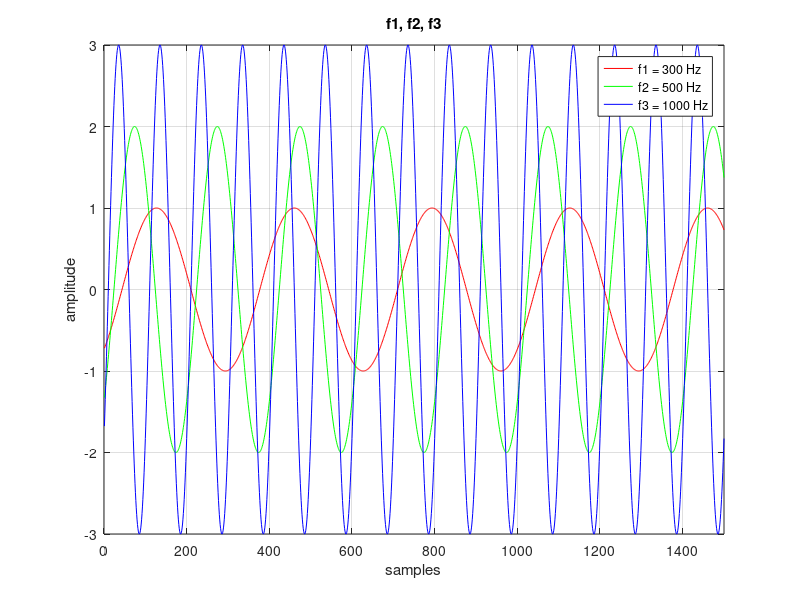
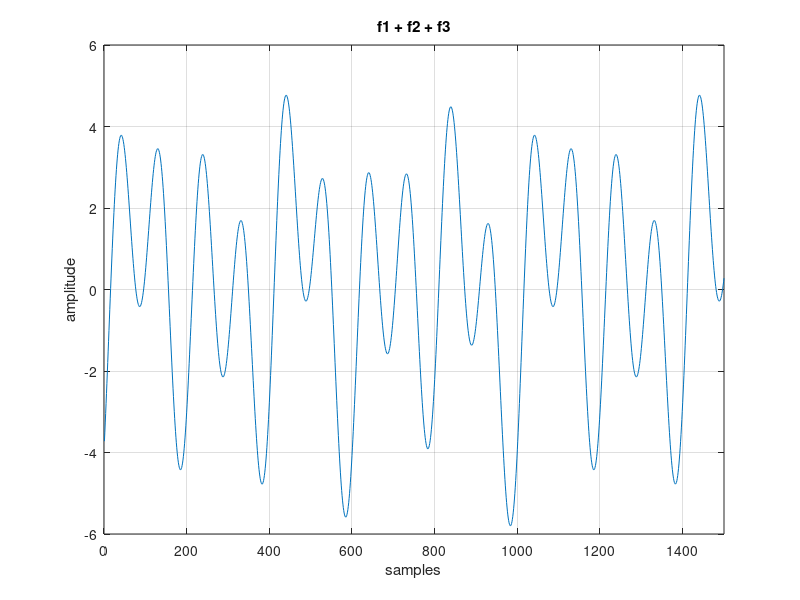
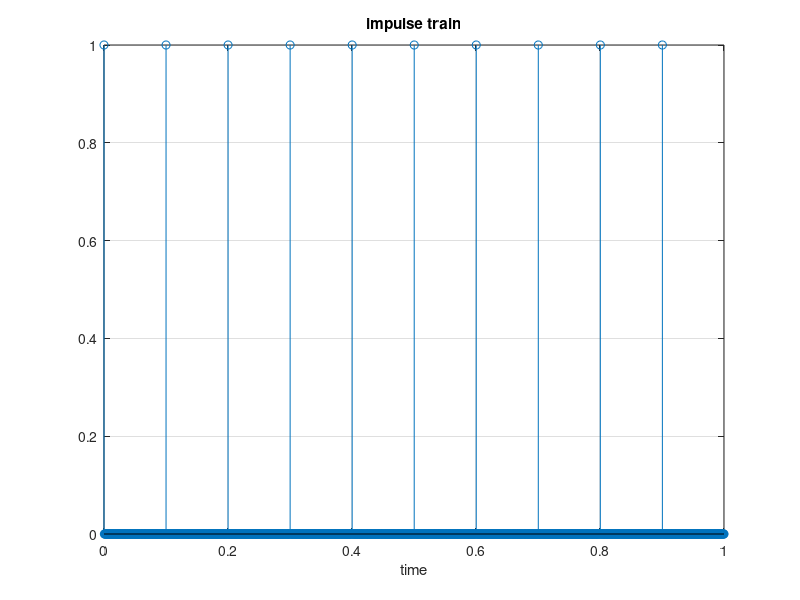
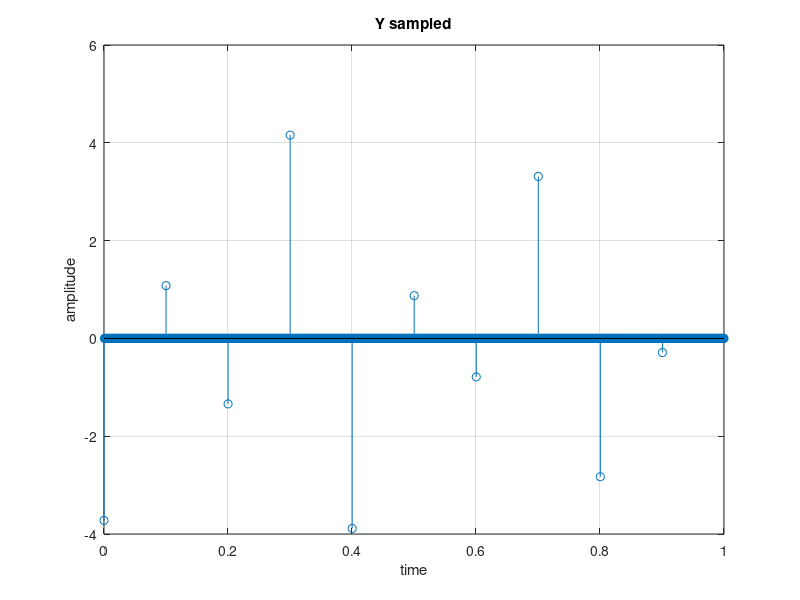

Reproduce these figures in MATLAB, in order. (Note: this script raises an error after producing the figures.)
global fa f1 f2 f3 a1 a2 a3 t ph1 ph2 ph3 samp
fa = 100000;
f1 = 300;
f2 = 500;
f3 = 1000;
a1 = 1;
a2 = 2;
a3 = 3;
ph1 = rand;
ph2 = rand;
ph3 = rand;
samp = 1500;

t = (0:samp-1)/fa;

%%  Analog Signal Generation
y1 = a1*sin(2*pi*f1*t - ph1);
y2 = a2*sin(2*pi*f2*t - ph2);
y3 = a3*sin(2*pi*f3*t - ph3);
y = y1+y2+y3;

figure
plot(1:samp, y1, 'r');
hold on
plot(1:samp, y2, 'g');
plot(1:samp, y3, 'b');

title('f1, f2, f3');
xlabel('samples');
ylabel('amplitude');
legend('f1 = 300 Hz', 'f2 = 500 Hz', 'f3 = 1000 Hz');
xlim([0 1500]);
grid on;
hold off;

figure
plot(1:samp, y);
title('f1 + f2 + f3');
xlabel('samples');
ylabel('amplitude');
xlim([0 1500]);
grid on;


%% Analog-to-Digital Conversion
f = 10;
fs = f*10;

N = length(y);
t = linspace(0, 1, N);

% 1. sampling the analog signal with an impulse train,
impulse_train = zeros(size(y));
step = round(N/(fs/f));
impulse_train(1:step:end) = 1;

figure
stem(t, impulse_train);
title('impulse train');
xlabel('time');
grid on;

y_sampled = y .* impulse_train;

figure
stem(t, y_sampled);
title('Y sampled');
xlabel('time');
ylabel('amplitude');
grid on;

% 2. applying a zero-order hold (ZOH) to obtain a piecewise constant signal
dt = 0.01;
t_piecewise = dt:0:max(t);

figure
stem(t,t_piecewise);
   
    
